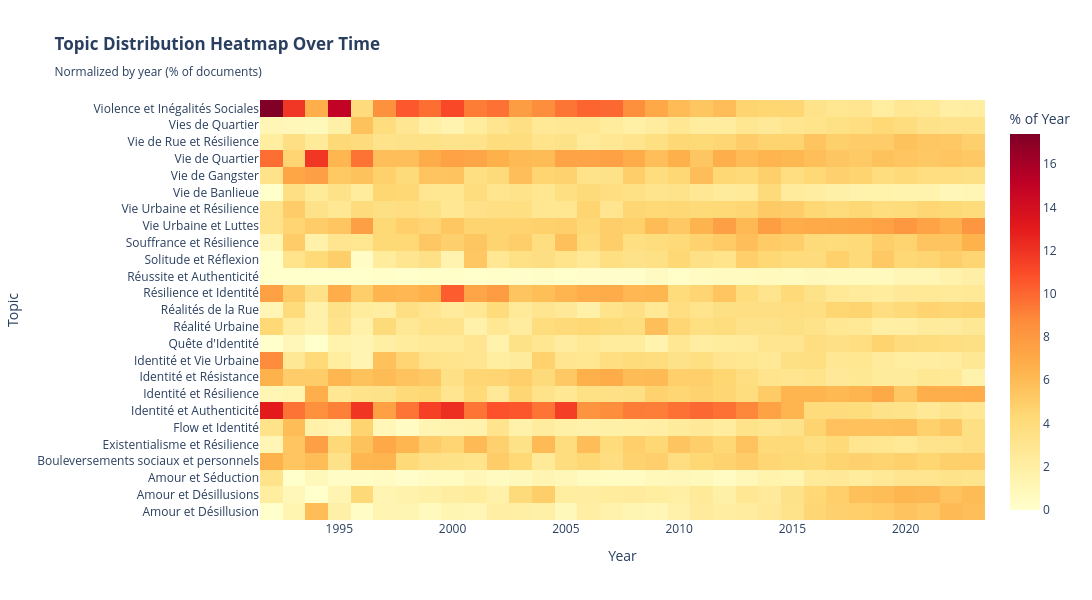

The cell this chart's notebook holds for it:
### Code cell
print("\n" + "=" * 80)
print("VISUALIZATION 2: HEATMAP OF TOPIC INTENSITY OVER TIME")
print("=" * 80)

# 2. Heatmap - Topics × Years with intensity
pivot_data = temporal_df.pivot_table(
    values='Count', 
    index='Label', 
    columns='Year', 
    aggfunc='sum',
    fill_value=0
)

# Normalize by year to see relative importance
pivot_normalized = pivot_data.div(pivot_data.sum(axis=0), axis=1) * 100

fig2 = go.Figure(data=go.Heatmap(
    z=pivot_normalized.values,
    x=pivot_normalized.columns,
    y=pivot_normalized.index,
    colorscale='YlOrRd',
    colorbar=dict(title='% of Year')
))

fig2.update_layout(
    title="<b>Topic Distribution Heatmap Over Time</b><br><sub>Normalized by year (% of documents)</sub>",
    xaxis_title="Year",
    yaxis_title="Topic",
    height=600,
    width=1200,
    template="plotly_white"
)

fig2.write_html("viz_02_heatmap_topics_years.html")
print("✓ Saved: viz_02_heatmap_topics_years.html")

fig2

### Figure 1 — Plotly figure (JSON) as saved in the notebook; plotly's stock layout.template omitted (floating-point values rounded to 4 significant figures; data arrays with more than 128 entries replaced by an {"elided": "..."} marker saying what was removed)
{"data": [{"colorbar": {"title": {"text": "% of Year"}}, "colorscale": [[0, "rgb(255,255,204)"], [0.125, "rgb(255,237,160)"], [0.25, "rgb(254,217,118)"], [0.375, "rgb(254,178,76)"], [0.5, "rgb(253,141,60)"], [0.625, "rgb(252,78,42)"], [0.75, "rgb(227,26,28)"], [0.875, "rgb(189,0,38)"], [1, "rgb(128,0,38)"]], "type": "heatmap", "x": [1992, 1993, 1994, 1995, 1996, 1997, 1998, 1999, 2000, 2001, 2002, 2003, 2004, 2005, 2006, 2007, 2008, 2009, 2010, 2011, 2012, 2013, 2014, 2015, 2016, 2017, 2018, 2019, 2020, 2021, 2022, 2023], "y": ["Amour et Désillusion", "Amour et Désillusions", "Amour et Séduction", "Bouleversements sociaux et personnels", "Existentialisme et Résilience", "Flow et Identité", "Identité et Authenticité", "Identité et Résilience", "Identité et Résistance", "Identité et Vie Urbaine", "Quête d'Identité", "Réalité Urbaine", "Réalités de la Rue", "Résilience et Identité", "Réussite et Authenticité", "Solitude et Réflexion", "Souffrance et Résilience", "Vie Urbaine et Luttes", "Vie Urbaine et Résilience", "Vie de Banlieue", "Vie de Gangster", "Vie de Quartier", "Vie de Rue et Résilience", "Vies de Quartier", "Violence et Inégalités Sociales"], "z": {"elided": "25x32 float values"}}], "layout": {"height": 600, "title": {"text": "<b>Topic Distribution Heatmap Over Time</b><br><sub>Normalized by year (% of documents)</sub>"}, "width": 1200, "xaxis": {"title": {"text": "Year"}}, "yaxis": {"title": {"text": "Topic"}}}}
